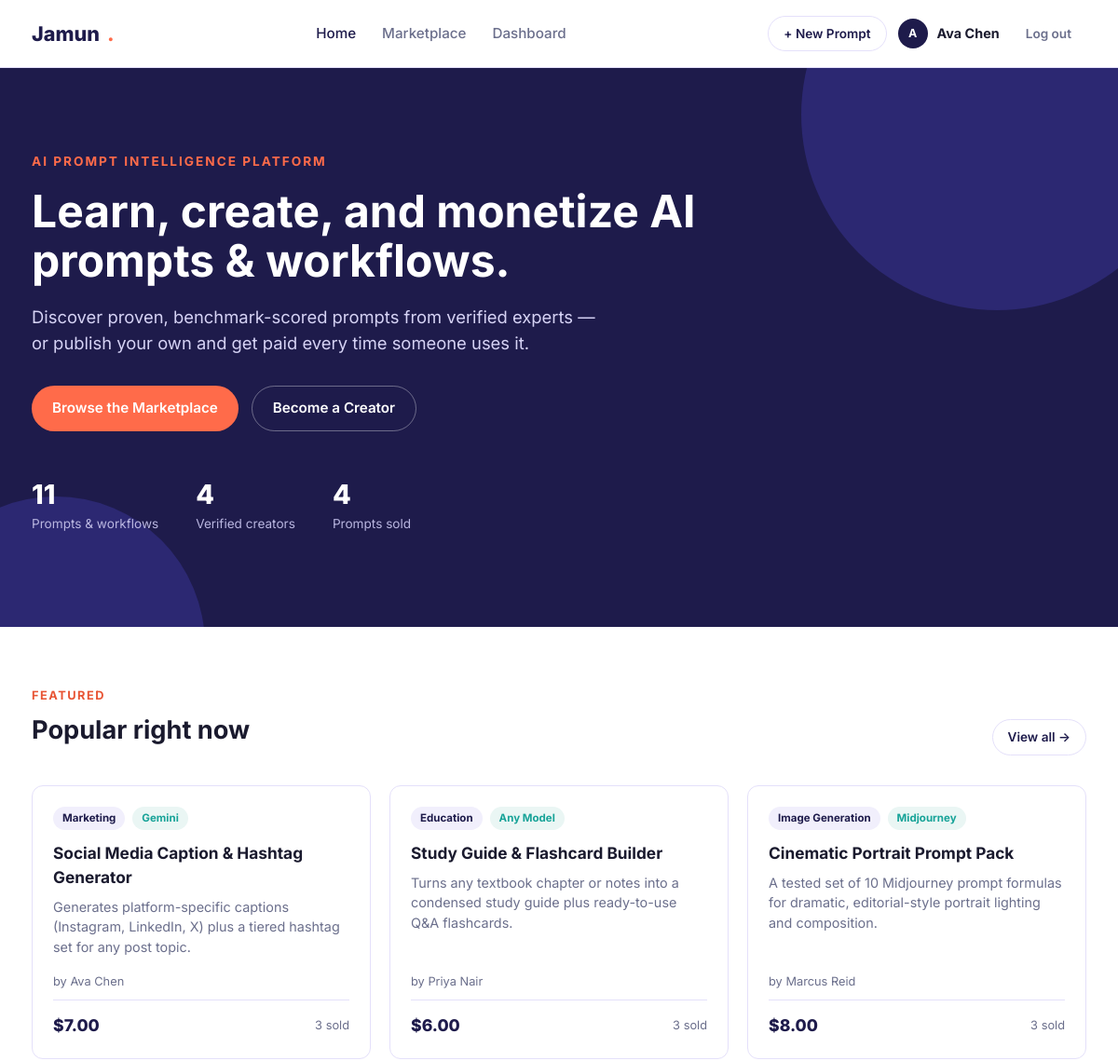
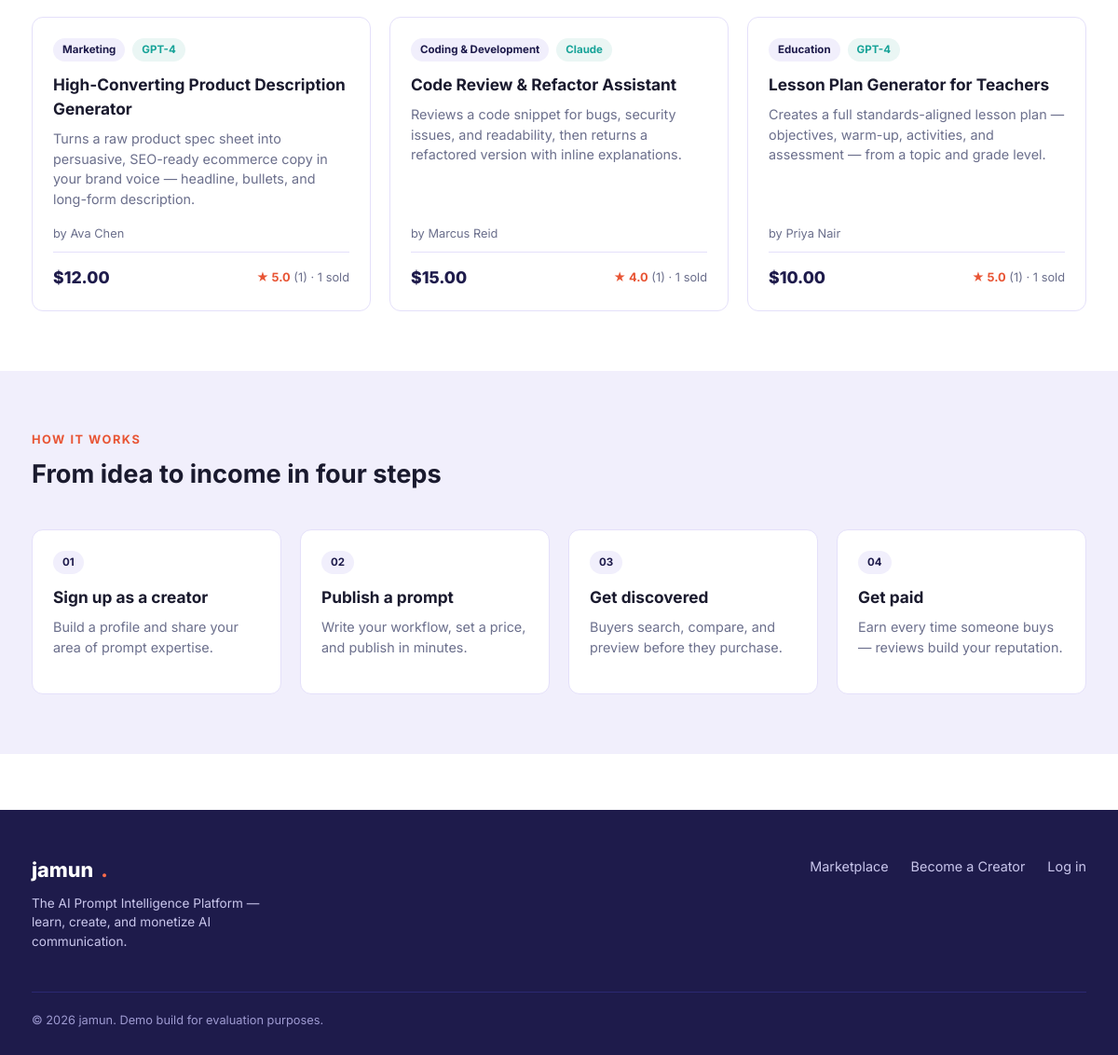
The page / (signed in) on the database its author committed (2 pictures, top to bottom).
### tables this page shows
CREATE TABLE users (
    id            INTEGER PRIMARY KEY AUTOINCREMENT,
    name          TEXT NOT NULL,
    email         TEXT NOT NULL UNIQUE,
    password_hash TEXT NOT NULL,
    role          TEXT NOT NULL DEFAULT 'buyer' CHECK (role IN ('buyer', 'creator')),
    bio           TEXT DEFAULT '',
    created_at    TEXT NOT NULL DEFAULT (datetime('now'))
);

CREATE TABLE prompts (
    id            INTEGER PRIMARY KEY AUTOINCREMENT,
    creator_id    INTEGER NOT NULL,
    title         TEXT NOT NULL,
    description   TEXT NOT NULL,
    category      TEXT NOT NULL,
    target_model  TEXT NOT NULL,
    price         REAL NOT NULL CHECK (price >= 0),
    content       TEXT NOT NULL,      -- full prompt text, only revealed after purchase
    preview       TEXT NOT NULL,      -- short teaser shown to everyone
    sales_count   INTEGER NOT NULL DEFAULT 0,
    created_at    TEXT NOT NULL DEFAULT (datetime('now')),
    FOREIGN KEY (creator_id) REFERENCES users(id) ON DELETE CASCADE
);

### app.py (the view)
@app.route("/")
def index():
    db = get_db()
    featured = db.execute(
        """
        SELECT p.*, u.name AS creator_name,
               (SELECT ROUND(AVG(rating), 1) FROM reviews WHERE prompt_id = p.id) AS avg_rating,
               (SELECT COUNT(*) FROM reviews WHERE prompt_id = p.id) AS review_count
        FROM prompts p JOIN users u ON u.id = p.creator_id
        ORDER BY p.sales_count DESC, p.created_at DESC
        LIMIT 6
        """
    ).fetchall()
    stats = db.execute(
        """
        SELECT
            (SELECT COUNT(*) FROM prompts) AS total_prompts,
            (SELECT COUNT(*) FROM users WHERE role = 'creator') AS total_creators,
            (SELECT COUNT(*) FROM purchases) AS total_sales
        """
    ).fetchone()
    return render_template("index.html", featured=featured, stats=stats)

### app.py (called while the page is built)
def get_db():
    if "db" not in g:
        g.db = sqlite3.connect(DB_PATH)
        g.db.row_factory = sqlite3.Row
        g.db.execute("PRAGMA foreign_keys = ON")
    return g.db

def current_user():
    uid = session.get("user_id")
    if not uid:
        return None
    db = get_db()
    return db.execute("SELECT * FROM users WHERE id = ?", (uid,)).fetchone()

@app.context_processor
def inject_globals():
    return {
        "current_user": current_user(),
        "categories": CATEGORIES,
        "target_models": TARGET_MODELS,
    }

### templates/index.html
{% extends "base.html" %}
{% block content %}
<section class="hero">
  <div class="container">
    <div class="hero-kicker">AI Prompt Intelligence Platform</div>
    <h1>Learn, create, and monetize AI prompts &amp; workflows.</h1>
    <p class="lead">Discover proven, benchmark-scored prompts from verified experts — or publish your own and get paid every time someone uses it.</p>
    <div class="hero-ctas">
      <a href="{{ url_for('marketplace') }}" class="btn btn-primary">Browse the Marketplace</a>
      <a href="{{ url_for('signup') }}" class="btn btn-outline" style="color:#fff; border-color:rgba(255,255,255,0.35);">Become a Creator</a>
    </div>
    <div class="hero-stats">
      <div class="hero-stat"><div class="num">{{ stats.total_prompts }}</div><div class="label">Prompts &amp; workflows</div></div>
      <div class="hero-stat"><div class="num">{{ stats.total_creators }}</div><div class="label">Verified creators</div></div>
      <div class="hero-stat"><div class="num">{{ stats.total_sales }}</div><div class="label">Prompts sold</div></div>
    </div>
  </div>
</section>
<section class="section">
  <div class="container">
    <div class="section-head">
      <div>
        <span class="section-kicker">Featured</span>
        <h2>Popular right now</h2>
      </div>
      <a href="{{ url_for('marketplace') }}" class="btn btn-outline btn-sm">View all →</a>
    </div>
    {% if featured %}
    <div class="grid">
      {% for p in featured %}
      <a href="{{ url_for('prompt_detail', prompt_id=p.id) }}" class="card">
        <div class="card-tags">
          <span class="tag">{{ p.category }}</span>
          <span class="tag tag-model">{{ p.target_model }}</span>
        </div>
        <h3>{{ p.title }}</h3>
        <p class="desc">{{ p.description }}</p>
        <div class="card-creator">by {{ p.creator_name }}</div>
        <div class="card-footer">
          <span class="card-price">${{ "%.2f"|format(p.price) }}</span>
          <span class="card-meta">
            {% if p.avg_rating %}<span class="rating">★ {{ p.avg_rating }}</span> ({{ p.review_count }}) ·{% endif %}
            {{ p.sales_count }} sold
          </span>
        </div>
      </a>
      {% endfor %}
    </div>
    {% else %}
    <div class="empty-state">
      <div class="empty-icon">✨</div>
      <p>No prompts yet — be the first to publish one.</p>
    </div>
    {% endif %}
  </div>
</section>
<section class="section" style="background:var(--lilac);">
  <div class="container">
    <div class="section-head">
      <div>
        <span class="section-kicker">How it works</span>
        <h2>From idea to income in four steps</h2>
      </div>
    </div>
    <div class="grid" style="grid-template-columns: repeat(auto-fill, minmax(230px,1fr));">
      <div class="card">
        <div class="card-tags"><span class="tag">01</span></div>
        <h3>Sign up as a creator</h3>
        <p class="desc">Build a profile and share your area of prompt expertise.</p>
      </div>
      <div class="card">
        <div class="card-tags"><span class="tag">02</span></div>
        <h3>Publish a prompt</h3>
        <p class="desc">Write your workflow, set a price, and publish in minutes.</p>
      </div>
      <div class="card">
        <div class="card-tags"><span class="tag">03</span></div>
        <h3>Get discovered</h3>
        <p class="desc">Buyers search, compare, and preview before they purchase.</p>
      </div>
      <div class="card">
        <div class="card-tags"><span class="tag">04</span></div>
        <h3>Get paid</h3>
        <p class="desc">Earn every time someone buys — reviews build your reputation.</p>
      </div>
    </div>
  </div>
</section>
{% endblock %}

### templates/base.html (shortened to what this page needs)
<!DOCTYPE html>
<html lang="en">
<head>
<link rel="stylesheet" href="{{ url_for('static', filename='css/style.css') }}">
</head>
<body>
<nav class="navbar">
  <div class="container">
    <a href="{{ url_for('index') }}" class="brand">Jamun<span class="dot">.</span></a>
    <div class="nav-links">
      <a href="{{ url_for('index') }}" class="nav-link {% if request.endpoint=='index' %}active{% endif %}">Home</a>
      <a href="{{ url_for('marketplace') }}" class="nav-link {% if request.endpoint=='marketplace' %}active{% endif %}">Marketplace</a>
      {% if current_user %}
      <a href="{{ url_for('dashboard') }}" class="nav-link {% if request.endpoint and request.endpoint.startswith('dashboard') %}active{% endif %}">Dashboard</a>
      {% endif %}
    </div>
    <div class="nav-auth">
      {% if current_user %}
        {% if current_user.role == 'creator' %}
        <a href="{{ url_for('create_prompt') }}" class="btn btn-outline btn-sm">+ New Prompt</a>
        {% endif %}
        <div class="nav-user">
          <div class="avatar" style="width:32px;height:32px;font-size:0.78rem;">{{ current_user.name[0]|upper }}</div>
          <span><strong>{{ current_user.name }}</strong></span>
        </div>
        <a href="{{ url_for('logout') }}" class="btn btn-ghost btn-sm">Log out</a>
      {% else %}
        <a href="{{ url_for('login') }}" class="btn btn-ghost btn-sm">Log in</a>
        <a href="{{ url_for('signup') }}" class="btn btn-primary btn-sm">Sign up free</a>
      {% endif %}
    </div>
  </div>
</nav>
<main>
{% block content %}{% endblock %}
</main>
<footer>
  <div class="container">
    <div class="footer-grid">
      <div>
        <a href="{{ url_for('index') }}" class="brand">jamun<span class="dot" style="color:var(--coral)">.</span></a>
        <p style="max-width:280px; font-size:0.85rem; margin-top:10px;">The AI Prompt Intelligence Platform — learn, create, and monetize AI communication.</p>
      </div>
      <ul class="footer-links">
        <li><a href="{{ url_for('marketplace') }}">Marketplace</a></li>
        <li><a href="{{ url_for('signup') }}">Become a Creator</a></li>
        <li><a href="{{ url_for('login') }}">Log in</a></li>
      </ul>
    </div>
    <div class="footer-bottom">© 2026 jamun. Demo build for evaluation purposes.</div>
  </div>
</footer>
</body>
</html>

### rows shown on the page
users: name "A", name "Ava Chen"
prompts: category "Marketing", target_model "Gemini", title "Social Media Caption & Hashtag Generator", description "Generates platform-specific captions (Instagram, LinkedIn, X) plus a tiered hashtag set for any post topic.", creator_name "Ava Chen", price "7.00", sales_count "3"
prompts: category "Education", target_model "Any Model", title "Study Guide & Flashcard Builder", description "Turns any textbook chapter or notes into a condensed study guide plus ready-to-use Q&A flashcards.", creator_name "Priya Nair", price "6.00", sales_count "3"
prompts: category "Image Generation", target_model "Midjourney", title "Cinematic Portrait Prompt Pack", description "A tested set of 10 Midjourney prompt formulas for dramatic, editorial-style portrait lighting and composition.", creator_name "Marcus Reid", price "8.00", sales_count "3"
prompts: category "Marketing", target_model "GPT-4", title "High-Converting Product Description Generator", description "Turns a raw product spec sheet into persuasive, SEO-ready ecommerce copy in your brand voice — headline, bullets, and long-form description.", creator_name "Ava Chen", price "12.00", avg_rating "5.0", review_count "1", sales_count "1"
prompts: category "Coding & Development", target_model "Claude", title "Code Review & Refactor Assistant", description "Reviews a code snippet for bugs, security issues, and readability, then returns a refactored version with inline explanations.", creator_name "Marcus Reid", price "15.00", avg_rating "4.0", review_count "1", sales_count "1"
prompts: category "Education", target_model "GPT-4", title "Lesson Plan Generator for Teachers", description "Creates a full standards-aligned lesson plan — objectives, warm-up, activities, and assessment — from a topic and grade level.", creator_name "Priya Nair", price "10.00", avg_rating "5.0", review_count "1", sales_count "1"

### other values the page prints
{{ stats.total_prompts }} "11"
{{ stats.total_creators }} "4"
{{ stats.total_sales }} "4"
